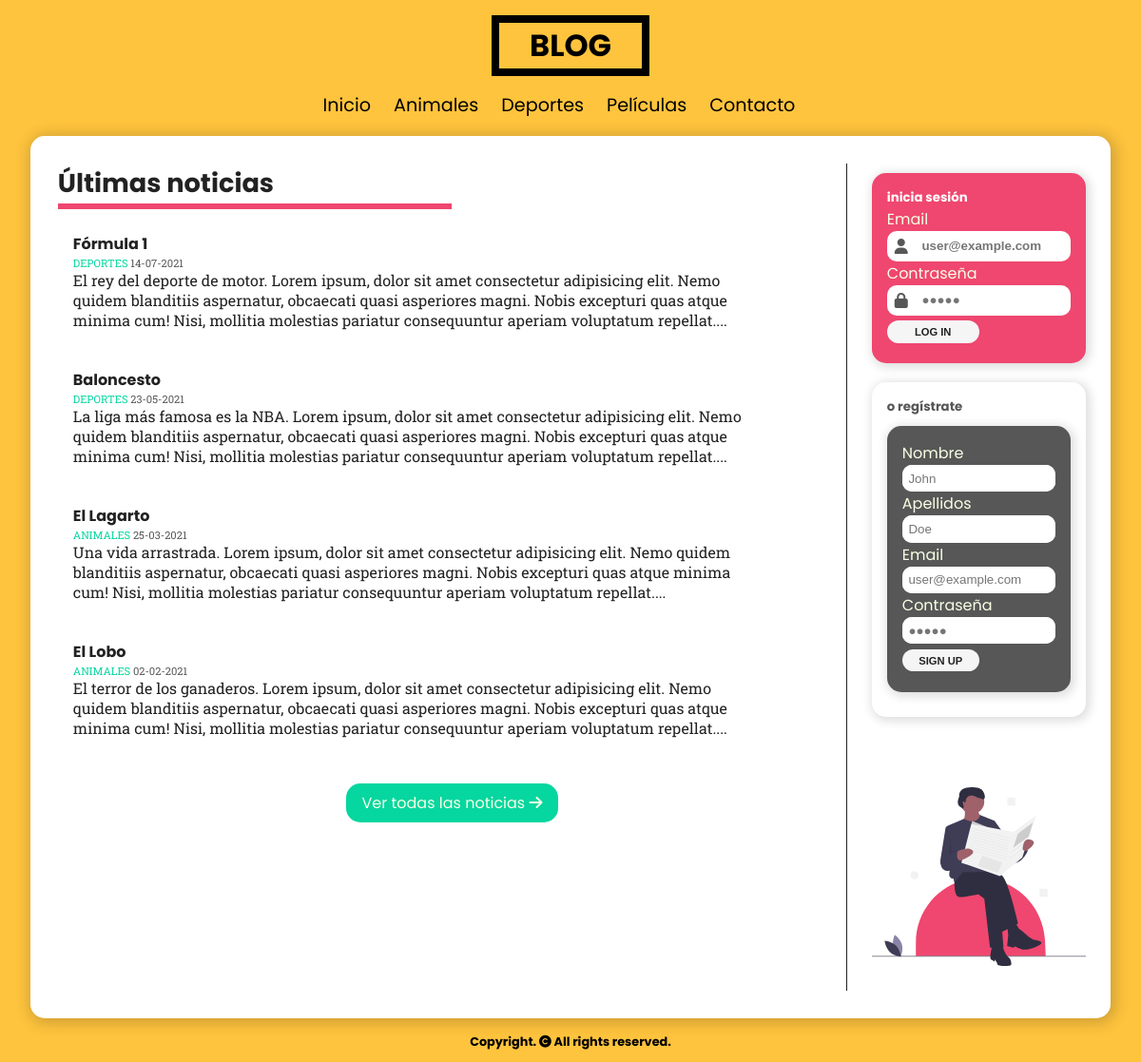
The page / on the database its author committed.
### tables this page shows
CREATE TABLE categories (
    id int NOT NULL AUTO_INCREMENT PRIMARY KEY,
    name varchar(100) NOT NULL UNIQUE
);

CREATE TABLE entries(
    id int AUTO_INCREMENT NOT NULL PRIMARY KEY,
    user_id int NOT NULL,
    category_id int NOT NULL,
    title varchar(50) NOT NULL,
    description mediumtext,
    entry_date date NOT NULL,
    CONSTRAINT fk_entry_user FOREIGN KEY (user_id) REFERENCES users (id),
    CONSTRAINT fk_entry_category FOREIGN KEY (category_id) REFERENCES categories (id)
);

### includes/helpers.php (called while the page is built, shortened)
<?php
function getCategories($con)
{
    $sql = "SELECT * FROM categories;";
    $stmt = mysqli_query($con, $sql);
    $result = false;
    if ($stmt && mysqli_num_rows($stmt) > 1) {
        $result = $stmt;
    }
    return $result;
}
function getEntries($con, $limit = null, $category = null)
{
    $sql = "SELECT entries.*,
            UPPER(categories.name) AS category_name,
            DATE_FORMAT(entries.entry_date, '%d-%m-%Y') AS entry_date
            FROM entries
                INNER JOIN categories ON entries.category_id = categories.id ";
    $sql .= "ORDER BY entries.entry_date DESC ";
    if (isset($limit)) {
        $sql .= "LIMIT $limit;";
    }
    $stmt = mysqli_query($con, $sql);
    $result = false;
    if ($stmt && mysqli_num_rows($stmt) >= 1) {
        $result = $stmt;
    }
    return $result;
}

### index.php (the view, shortened to what this page needs)
<?php
require_once('includes/header.php');
?>
<main>
  <section class="news">
    <h3>Últimas noticias</h3>
    <hr class="main-hr" />
    <div class="last-entries" id="lastEntries">
      <?php
      if ($entries = getEntries($con, 4)) :
        while ($entry = mysqli_fetch_assoc($entries)) :
      ?>
          <a href="entry.php?id=<?= $entry['id'] ?>">
            <article>
              <h4 class="news-title"><?= $entry['title'] ?></h4>
              <p class="news-category"><?= $entry['category_name'] ?> <span class="news-date"><?= $entry['entry_date'] ?></span></p>
              <p class="news-body">
                <?= substr($entry['description'], 0, 350) . '...' ?>
              </p>
            </article>
          </a>
      <?php
        endwhile;
      endif;
      ?>
    </div>
    <div>
      <a href="#" class="btn" id="getAllEntries">Ver todas las noticias <i class="fas fa-arrow-right"></i></a>
    </div>
  </section>
  <?php
  require_once('includes/aside.php')
  ?>
</main>
<?php
require_once('includes/footer.php')
?>

### includes/header.php (shortened to what this page needs)
<?php
require_once('connect.php');
require_once('helpers.php');
?>
<!DOCTYPE html>
<html lang="es">
<head>
  <link rel="stylesheet" href="assets/css/style.css" />
</head>
<body>
  <header>
    <h1>BLOG</h1>
  </header>
  <nav>
    <ul class="ul-nav">
      <li class="li-nav"><a href="index.php">Inicio</a></li>
      <?php if ($categories = getCategories($con)) :
        while ($category = mysqli_fetch_assoc($categories)) : ?>
          <li class="li-nav"><a href="category.php?id=<?= $category['id']; ?>"><?= $category['name']; ?></a></li>
      <?php
        endwhile;
      endif;
      ?>
      <li class="li-nav"><a href="#">Contacto</a></li>
    </ul>
  </nav>

### includes/aside.php (shortened to what this page needs)
<aside class="sign-in-up">
  <?php
  $path = $_SERVER['PHP_SELF'];
  $filePath = basename($path, '.php');
  if (isset($_SESSION['userdata'])) : ?>
    <div class="container session">
      <?php
      $user = $_SESSION['userdata'];
      $user_name = $user['name'];
      $user_subname = $user['subname'];
      $user_image = $user['user_image'];
      ?>
      <div class="user">
        <h4>¡Bienvenido <?= $user_name ?>!</h4>
        <img src="assets/images/user_images/<?= $user_image ?>" class="user-image" alt="user avatar">
      </div>
      <ul class="user-options">
        <li class="option"><a href="profile.php"><i class="fas fa-user-alt"></i> Mi perfil</a></li>
        <li class="option"><a href="create_entry.php"><i class="fas fa-pencil-alt"></i> Escribir entrada</a></li>
        <li class="option"><a href="create_category.php"><i class="fas fa-pencil-ruler"></i> Crear categoría</a></li>
        <li class="option"><a href="logout.php"><i class="fas fa-sign-out-alt"></i> Cerrar sesión</a></li>
      </ul>
    </div>
  <?php else : ?>
    <div class="container sign-in">
      <h5>inicia sesión</h5>
      <form action="login.php" method="POST">
        <label for="email-log">Email</label>
        <div class="form-group">
          <i class="fas fa-user"></i>
          <input type="email" name="email-log" id="email-log" placeholder="user@example.com" />
        </div>
        <label for="pass-log">Contraseña</label>
        <div class="form-group">
          <i class="fas fa-lock"></i>
          <input type="password" name="pass-log" id="pass-log" placeholder="&#9679;&#9679;&#9679;&#9679;&#9679;" />
        </div>
        <input type="submit" class="btn" value="LOG IN" />
      </form>
    </div>
    <div class="container">
      <h5>o regístrate</h5>
      <form action="registro.php" class="sign-up" method="POST">
        <label for="name">Nombre</label>
        <div class="form-group">
          <input type="text" name="name" id="name" placeholder="John" />
        </div>
        <label for="subname">Apellidos</label>
        <div class="form-group">
          <input type="text" name="subname" id="subname" placeholder="Doe" />
        </div>
        <label for="email">Email</label>
        <div class="form-group">
          <input type="email" name="email" id="email" placeholder="user@example.com" />
        </div>
        <label for="pass">Contraseña</label>
        <div class="form-group">
          <input type="password" name="pass" id="pass" placeholder="&#9679;&#9679;&#9679;&#9679;&#9679;" />
        </div>
        <input type="submit" class="btn" value="SIGN UP" />
      </form>
    </div>
  <?php endif; ?>
  <img src="assets/images/<?= $filePath ?>.svg" alt="newspaper" class="img" />
</aside>

### includes/footer.php (shortened to what this page needs)
<footer>
  Copyright. <i class="fas fa-copyright"></i> All rights reserved.
</footer>
</body>
</html>

### assets/css/style.css (style rules this page uses)
:root { --f-poppins: "Poppins", sans-serif; --f-robotoslab: "Roboto Slab", serif; --c-pink: #ef476f; --c-yellow: #ffc43d; --c-greenaqua: #06d6a0; --c-darkgray: rgb(34, 34, 34); --c-gray: rgb(87, 87, 87); }
* { margin: 0; padding: 0; box-sizing: border-box; scroll-behavior: smooth; }
body { font-family: var(--f-poppins); background-color: var(--c-yellow); height: 100%; min-height: 100%; }
header { display: flex; justify-content: center; margin: 1em; }
header h1 { margin: 0 auto; display: inline; text-align: center; padding: 0 1em; border: 8px solid #000; }
nav .ul-nav { list-style: none; display: flex; flex-flow: row wrap; align-items: center; justify-content: center; }
nav .li-nav { margin-right: 1.5em; }
nav .li-nav a { color: #000; font-size: 1.2em; text-decoration: none; transition: all 0.5s; }
nav .li-nav a:after { content: ""; width: 0px; height: 2px; display: block; background: black; transition: 300ms; }
main { position: relative; background-color: #fff; color: var(--c-darkgray); display: grid; margin: 1em 2em; padding: 1.8em 0 1.8em 1.8em; border-radius: 15px; grid-template-columns: 75% 25%; box-shadow: 2px 2px 15px 3px #22222238; }
main h3 { font-size: 1.7em; }
section { border-right: 1px solid var(--c-darkgray); }
section .main-hr { background: var(--c-pink); border: none; width: 50%; height: 6px; }
section article { cursor: pointer; transition: all 0.5s; padding: 1em; margin-right: 5em; margin-top: 0.5em; }
section a { color: var(--c-darkgray); text-decoration: none; }
section article .news-category { font-size: 0.7em; color: var(--c-greenaqua); font-family: var(--f-robotoslab); }
section article .news-date { color: var(--c-gray); }
section article .news-body { font-family: var(--f-robotoslab); }
section .btn { font-size: 1em; cursor: pointer; font-family: var(--f-poppins); border: none; width: fit-content; display: block; margin: 2em auto; background-color: var(--c-greenaqua); color: #f8ffe5; padding: 0.5em 1em; text-decoration: none; border-radius: 15px; transition: all 0.5s; }
aside { display: flex; flex-flow: column nowrap; justify-content: space-between; padding: 0 1.6em 1.6em 1.6em; }
aside .container h5 { color: var(--c-gray); }
aside .container.container.sign-in h5 { color: #fff; }
aside .container { padding: 1em; border-radius: 15px; box-shadow: 2px 2px 10px 3px #22222223; margin: 10px 0; }
aside .container.sign-in { color: #f8ffe5; background-color: var(--c-pink); }
aside .container.sign-in .form-group { display: flex; justify-content: space-between; align-items: center; background-color: #fff; border-radius: 10px; }
aside .container.sign-in .form-group input { width: 100%; padding: 0.5em 0.5em; border: none; border-radius: 0 10px 10px 0; }
aside .container.sign-in .form-group input::placeholder { font-weight: bold; }
aside .container.sign-in .form-group i { margin: 0.5em; color: var(--c-gray); }
aside .container .btn { color: var(--c-darkgray); font-size: 0.7em; font-weight: bold; cursor: pointer; background-color: #f5f5f5; width: 50%; border: none; text-align: center; padding: 0.5em; margin: 0.5em auto; border-radius: 15px; }
aside .container form.sign-up { color: #f8ffe5; background-color: var(--c-gray); padding: 1em; border-radius: 15px; box-shadow: 2px 2px 10px 3px #22222223; margin: 10px 0; }
aside .container form.sign-up .form-group { display: flex; justify-content: space-between; align-items: center; background-color: #fff; border-radius: 10px; }
aside .container form.sign-up .form-group input { width: 100%; padding: 0.5em 0.5em; border: none; border-radius: 10px; }
aside .img { margin-top: 4em; width: 100%; justify-self: flex-end; }
footer { font-size: 0.8rem; font-weight: bolder; text-align: center; margin-bottom: 1em; }

### rows shown on the page
categories: name "Animales"
categories: name "Deportes"
categories: name "Películas"
entries: title "Fórmula 1", category_name "DEPORTES", entry_date "14-07-2021", description "El rey del deporte de motor. Lorem ipsum, dolor sit amet consectetur adipisicing elit. Nemo quidem blanditiis aspernatur, obcaecati quasi asperiores magni. Nobis excepturi quas atque minima cum! Nisi, mollitia molestias pariatur consequuntur aperiam voluptatum repellat."
entries: title "Baloncesto", category_name "DEPORTES", entry_date "23-05-2021", description "La liga más famosa es la NBA. Lorem ipsum, dolor sit amet consectetur adipisicing elit. Nemo quidem blanditiis aspernatur, obcaecati quasi asperiores magni. Nobis excepturi quas atque minima cum! Nisi, mollitia molestias pariatur consequuntur aperiam voluptatum repellat."
entries: title "El Lagarto", category_name "ANIMALES", entry_date "25-03-2021", description "Una vida arrastrada. Lorem ipsum, dolor sit amet consectetur adipisicing elit. Nemo quidem blanditiis aspernatur, obcaecati quasi asperiores magni. Nobis excepturi quas atque minima cum! Nisi, mollitia molestias pariatur consequuntur aperiam voluptatum repellat."
entries: title "El Lobo", category_name "ANIMALES", entry_date "02-02-2021", description "El terror de los ganaderos. Lorem ipsum, dolor sit amet consectetur adipisicing elit. Nemo quidem blanditiis aspernatur, obcaecati quasi asperiores magni. Nobis excepturi quas atque minima cum! Nisi, mollitia molestias pariatur consequuntur aperiam voluptatum repellat."
